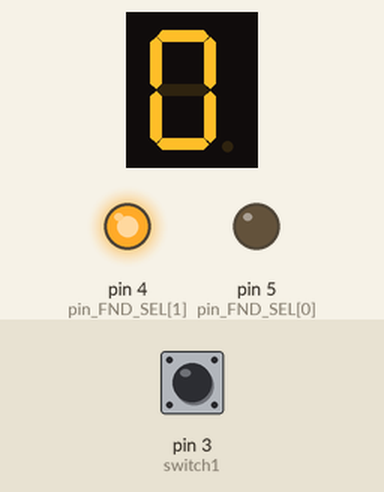
Simulated run of this sketch. Board: Arduino Uno, built with avr-gcc and run on an emulated ATmega328P. On the bench: 1-digit seven-segment display, output pins drawn as LEDs (lit = HIGH). Wiring (inferred from the names in the program): 1-digit 7-segment display, segments lit when HIGH: segments pin 13, pin 12, pin 11, pin 10, pin 9, pin 8, pin 7, pin 6. The test bench sets the inputs (shaded band); at power-on: pin 3 (switch1) HIGH. The segment pins are drawn as the display they are named for; pins used as bus, display or sensor lines are not drawn.

Above: at 0.1 s.
At 1.6 s:
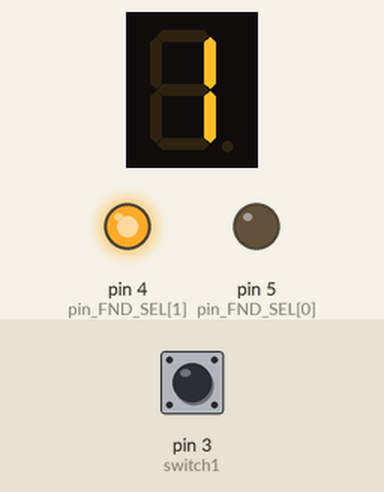
1.7 s: pin 3 (switch1) pulled LOW for 0.15 s
3.3 s: pin 3 (switch1) pulled LOW for 1 s
At 3.7 s:
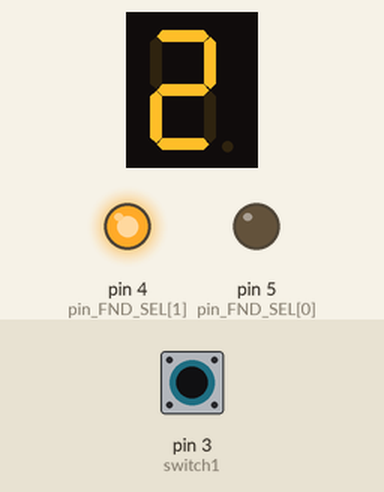
Timing chart, 0 to 6.3 s (numbered marks = the images above; inputs shaded):
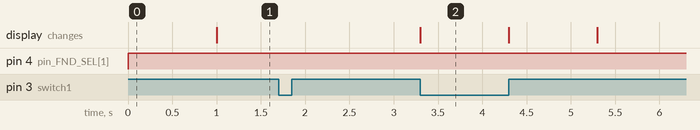

The sketch:

FND_interrupt.ino
```cpp
#define switch1 3
int pin_FND_DATA[8] = {13, 12, 11, 10, 9, 8, 7, 6};
int pin_FND_SEL[2] = {5, 4};//, 3, 2, 1, 0};
uint8_t FND_data[10] = {0x3F, 0x06, 0x5B, 0x4F, 0x66, 0x6D, 0x7D, 0x27,
0x7F, 0x6F};
uint8_t FND_sel_data[2] ={0x3E, 0x3D};//, 0x3B, 0x37, 0x2F, 0x1F };
volatile int count =0;

void setup() {
  // put your setup code here, to run once:
  attachInterrupt(digitalPinToInterrupt(switch1),switch_ISR,FALLING); // 핀번호,호출 함수,rising(falling)

  for(int i=0;i<8;i++)
  pinMode(pin_FND_DATA[i],OUTPUT);
  for(int i=0;i<2;i++)
  pinMode(pin_FND_SEL[i],OUTPUT);

  pinMode(switch1,INPUT);

}

void loop() {
  if(count%2==0)
  {
    FND_sel_out(FND_sel_data[0]);
    for(int i=0;i<10;i++)
    {
      FND_data_out(FND_data[i]);
      delay(1000);
      while(count%2==1)
      {
       FND_sel_out(FND_sel_data[0]);
       FND_data_out(FND_data[i]);
      }
    }
  }
}

void switch_ISR()
{
  count++;

}

void FND_data_out(uint8_t data)
{
  int i;
  for(i=0; i<8; i++) {
    digitalWrite(pin_FND_DATA[i], (data>>i) & 0x1);
  }
}

void FND_sel_out(uint8_t data)
{
  int i;
  for(i=0; i<2; i++)
  {
    digitalWrite(pin_FND_SEL[i], (data>>i) & 0x1);
  }
}
```

Measured:
- after the input at 1.7 s, every drawn part: stays the same
- after the input at 3.3 s, the display: changes at once (image 2)
